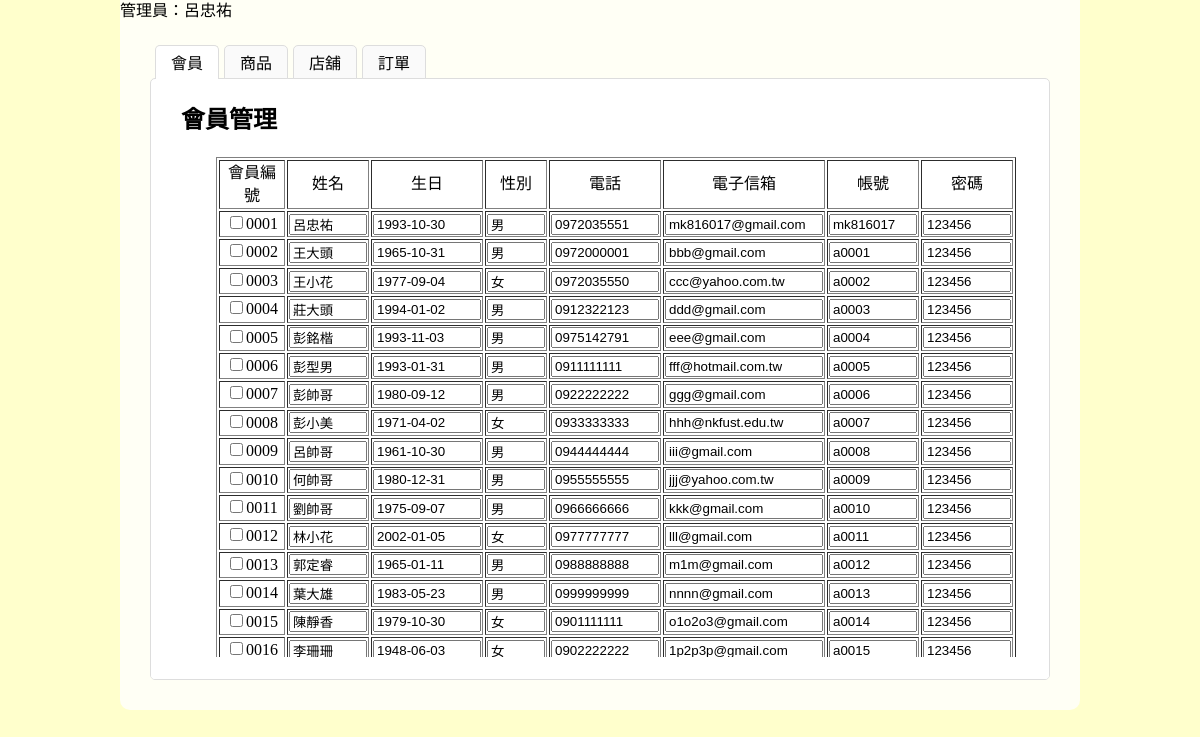
Screenshot of /cookiestore/adminer.php (signed in) with the database file from the repository.
### tables this page shows
CREATE TABLE `member` (
  `member_no` int(4) unsigned zerofill NOT NULL AUTO_INCREMENT COMMENT '會員編號',
  `name` varchar(10) NOT NULL COMMENT '姓名',
  `birthday` date NOT NULL COMMENT '生日',
  `sex` enum('男','女') NOT NULL COMMENT '性別',
  `phone` char(10) NOT NULL COMMENT '電話',
  `e-mail` varchar(30) NOT NULL COMMENT '電子信箱',
  `id` varchar(20) NOT NULL COMMENT '帳號',
  `code` varchar(20) NOT NULL COMMENT '密碼',
  PRIMARY KEY (`member_no`),
  UNIQUE KEY `phone` (`phone`),
  UNIQUE KEY `e-mail` (`e-mail`),
  UNIQUE KEY `id` (`id`)
);

### cookiestore/adminer.php (the view, shortened to what this page needs)
<!DOCTYPE html PUBLIC "-//W3C//DTD XHTML 1.0 Transitional//EN" "http://www.w3.org/TR/xhtml1/DTD/xhtml1-transitional.dtd">
<html xmlns="http://www.w3.org/1999/xhtml">
<head>
<link rel="stylesheet" type="text/css" href="css/style.css" />
<link rel="stylesheet" type="text/css" href="css/abgne-block.css" />
<link rel="stylesheet" type="text/css" href="css/fancybox/fancybox.css" />
<link rel="stylesheet" type="text/css" href="css/fancybox/helpers/fancybox-buttons.css" />
<link rel="stylesheet" type="text/css" href="css/fancybox/helpers/fancybox-thumbs.css" />
</head>
<body>
<div class="container clearfix">
  <div class="content clearfix" >
  	<?php
	if($_SESSION['id'] == "mk816017")
	{
	  $sql = "SELECT * FROM `member` WHERE `id` = '".$_SESSION['id']."';";
	  $result = mysql_query($sql);
		while($row = mysql_fetch_row($result)){
		  echo "管理員：$row[1]<br><br>";
		}
	}else{
	  echo "<script language='JavaScript'>window.alert('無權限瀏覽此頁面！');</script>";
	  echo "<script>parent.window.location.href='index.php';</script>";;
	}
	?>
      <div id="abgne-block-20120327">
          <ul class="tabs">
              <li><span>會員</span></li>
              <li><span>商品</span></li>
              <li><span>店舖</span></li>
              <li><span>訂單</span></li>
          </ul>
          <div class="tab_container">
              <ul class="tab_content">
                  <li>
                      <h2>會員管理</h2>
                      <?php
					  $sql = "SELECT * FROM `member`";
					  $result = mysql_query($sql);
					  $sn_index=mysql_num_rows($result);
					  for($index=0;$index<$sn_index;$index++){
						  $arr[$index]=mysql_fetch_array($result);
					  };
					?>
                    <div style="overflow:scroll; overflow-x:visible;margin:0 auto; width:800px; height:500px">
                    <form action="adminer/adminerMember.php" method="post" name="form1">
						  <table align="center" border="1">
							<tr align="center">
							  <td>會員編號</td>
							  <td>姓名</td>
							  <td>生日</td>
							  <td>性別</td>
							  <td>電話</td>
							  <td>電子信箱</td>
							  <td>帳號</td>
							  <td>密碼</td>
							</tr>
						<?php
						for ($index=0 ; $index < $sn_index ; $index++){
						  echo "<tr align='center'>";
                          echo "<td><label><input type=checkbox name=chkM[] value='".$arr[$index]['member_no']."'>".$arr[$index]['member_no']."</label></td>";
						  echo "<td><input type='text' style='width:70px' name='name".$arr[$index]['member_no']."' value='".$arr[$index]['name']."'></td>";
						  echo "<td><input type='text' style='width:100px' name='birthday".$arr[$index]['member_no']."' value='".$arr[$index]['birthday']."'></td>";
						  echo "<td><input type='text' style='width:50px' name='sex".$arr[$index]['member_no']."' value='".$arr[$index]['sex']."'></td>";
						  echo "<td><input type='text' style='width:100px' name='phone".$arr[$index]['member_no']."' value='".$arr[$index]['phone']."'></td>";
						  echo "<td><input type='text' style='width:150px' name='email".$arr[$index]['member_no']."' value='".$arr[$index]['e-mail']."'></td>";
						  echo "<td><input type='text' style='width:80px' name='id".$arr[$index]['member_no']."' value='".$arr[$index]['id']."'></td>";
						  echo "<td><input type='text' style='width:80px' name='code".$arr[$index]['member_no']."' value='".$arr[$index]['code']."'></td>";
						  echo "</tr>";
						};?>
                        </table>
                       </form>
                     </div>
                  </li>
              </ul>
          </div>
      </div>
  </div>
</div>
</body>
</html>

### cookiestore/css/style.css (style rules this page uses)
body { font: 100%/1.4 Verdana, Arial, Helvetica, sans-serif; background-color: #FFF; margin: 0; padding: 0; color: #000; background-color:rgba(255,255,204,1) }
h1, h2, h3, h4, h5, h6, p { margin-top: 0; padding-right: 15px; padding-left: 15px; }
.container { position: relative; width: 960px; min-height:600px; background-color: rgba(255,255,255,0.8); margin: 0 auto; border-bottom-left-radius:10px; border-bottom-right-radius:10px; }
.content { margin-bottom:30px; min-height:500px; }
.clearfix:after { content: "."; display: block; height: 0; clear: both; visibility: hidden; }

### cookiestore/css/abgne-block.css (style rules this page uses)
#abgne-block-20120327 { width: 900px; margin: 0 auto; font-family: "微軟正黑體"; }
#abgne-block-20120327 ul, #abgne-block-20120327 li { list-style: none; margin: 0; padding: 0; }
#abgne-block-20120327 .tabs li { float: left; margin: 0 0 -1px 5px; border: 1px solid #ddd; background: #fafafa; height: 32px; cursor: pointer; border-radius: 5px 5px 0 0; }
#abgne-block-20120327 .tabs li.active { background: #fff; padding-bottom: 1px; border-bottom: none; }
#abgne-block-20120327 .tabs span { display: block; float: left; overflow: hidden; padding: 7px 15px 5px 15px; }
#abgne-block-20120327 .tab_container { clear: both; border: 1px solid #DDD; background: #fff; overflow: hidden; border-radius: 5px; }
#abgne-block-20120327 .tab_container ul { position: relative; height: 600px; overflow: hidden; }
#abgne-block-20120327 .tab_container .tab_content li { position: absolute; width: 900px; height: 100%; padding: 15px; margin-top: 10px; background: #fff; }

### rows the page displays
member: name "呂忠祐", member_no "0001", birthday "1993-10-30", sex "男", phone "0972035551", value "mk816017@gmail.com", id "mk816017", code "123456"
member: member_no "0002", name "王大頭", birthday "1965-10-31", sex "男", phone "0972000001", value "bbb@gmail.com", id "a0001", code "123456"
member: member_no "0003", name "王小花", birthday "1977-09-04", sex "女", phone "0972035550", value "ccc@yahoo.com.tw", id "a0002", code "123456"
member: member_no "0004", name "莊大頭", birthday "1994-01-02", sex "男", phone "0912322123", value "ddd@gmail.com", id "a0003", code "123456"
member: member_no "0005", name "彭銘楷", birthday "1993-11-03", sex "男", phone "0975142791", value "eee@gmail.com", id "a0004", code "123456"
member: member_no "0006", name "彭型男", birthday "1993-01-31", sex "男", phone "0911111111", value "fff@hotmail.com.tw", id "a0005", code "123456"
member: member_no "0007", name "彭帥哥", birthday "1980-09-12", sex "男", phone "0922222222", value "ggg@gmail.com", id "a0006", code "123456"
member: member_no "0008", name "彭小美", birthday "1971-04-02", sex "女", phone "0933333333", value "hhh@nkfust.edu.tw", id "a0007", code "123456"
member: member_no "0009", name "呂帥哥", birthday "1961-10-30", sex "男", phone "0944444444", value "iii@gmail.com", id "a0008", code "123456"
member: member_no "0010", name "何帥哥", birthday "1980-12-31", sex "男", phone "0955555555", value "jjj@yahoo.com.tw", id "a0009", code "123456"
member: member_no "0011", name "劉帥哥", birthday "1975-09-07", sex "男", phone "0966666666", value "kkk@gmail.com", id "a0010", code "123456"
member: member_no "0012", name "林小花", birthday "2002-01-05", sex "女", phone "0977777777", value "lll@gmail.com", id "a0011", code "123456"
member: member_no "0013", name "郭定睿", birthday "1965-01-11", sex "男", phone "0988888888", value "m1m@gmail.com", id "a0012", code "123456"
member: member_no "0014", name "葉大雄", birthday "1983-05-23", sex "男", phone "0999999999", value "nnnn@gmail.com", id "a0013", code "123456"
member: member_no "0015", name "陳靜香", birthday "1979-10-30", sex "女", phone "0901111111", value "o1o2o3@gmail.com", id "a0014", code "123456"
member: member_no "0016", name "李珊珊", birthday "1948-06-03", sex "女", phone "0902222222", value "1p2p3p@gmail.com", id "a0015", code "123456"
